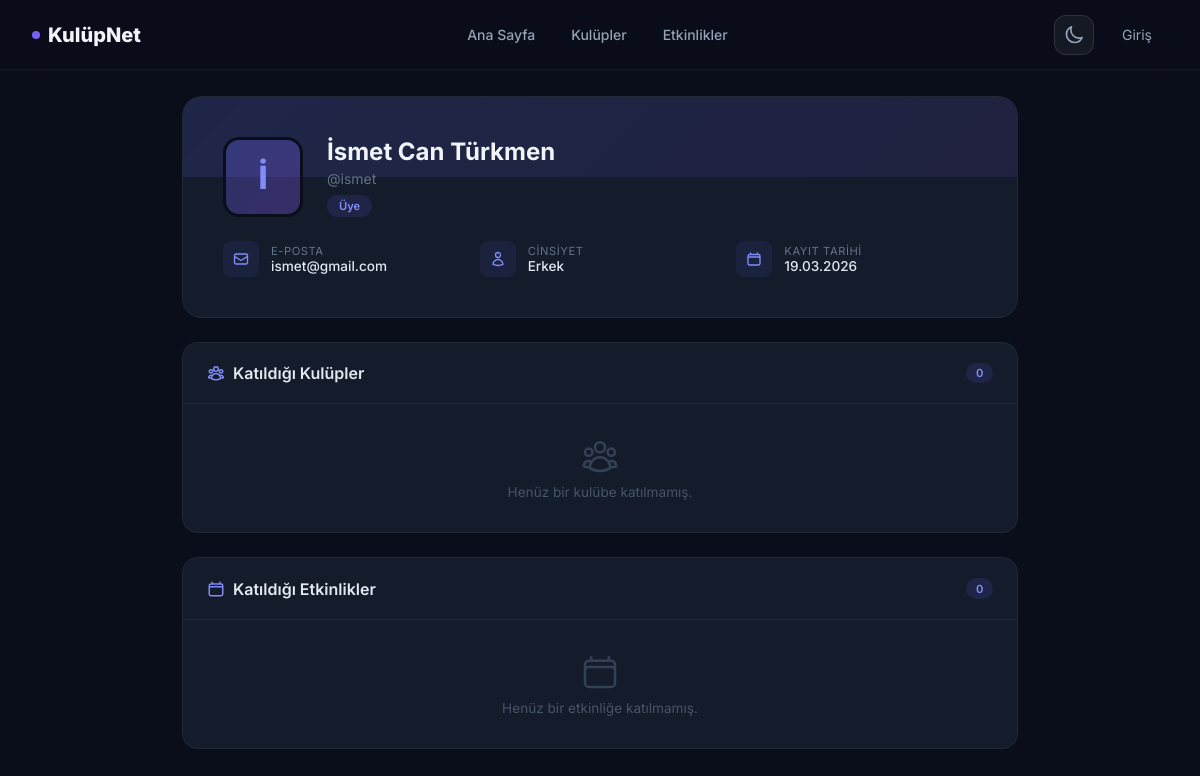
The page /profil.php?id=1 on the database its author committed.
### tables this page shows
CREATE TABLE IF NOT EXISTS kullanicilar (
    id INT AUTO_INCREMENT PRIMARY KEY,
    ad VARCHAR(50) NOT NULL,
    soyad VARCHAR(50) NOT NULL,
    kullanici_adi VARCHAR(50) NOT NULL UNIQUE,
    sifre VARCHAR(255) NOT NULL,
    eposta VARCHAR(100) NOT NULL UNIQUE,
    cinsiyet ENUM('Erkek','Kadin') NOT NULL,
    rol ENUM('Admin','Yetkili','Organizatör','Üye') DEFAULT 'Üye',
    durum ENUM('Aktif', 'Yasakli') DEFAULT 'Aktif',
    gizli_eposta TINYINT(1) DEFAULT 0,
    gizli_kulupler TINYINT(1) DEFAULT 0,
    gizli_etkinlikler TINYINT(1) DEFAULT 0,
    gizli_cinsiyet TINYINT(1) DEFAULT 0,
    kayit_tarihi DATETIME DEFAULT CURRENT_TIMESTAMP
);

### kullanici_auth.php (called while the page is built, shortened)
<?php
function kullanici_giris_kontrol() {
    return isset($_SESSION['kullanici_id']);
}
?>

### profil.php (the view, shortened to what this page needs)
<?php
require_once 'kullanici_auth.php';
$giris_yapildi = kullanici_giris_kontrol();
$profil_id = isset($_GET['id']) ? (int)$_GET['id'] : ($_SESSION['kullanici_id'] ?? 0);
$kendi_profili = $giris_yapildi && $profil_id == $_SESSION['kullanici_id'];
$stmt = $db->prepare("SELECT * FROM kullanicilar WHERE id = ?");
$stmt->execute([$profil_id]);
$kullanici = $stmt->fetch();
$sayfa_kayit_sayisi = 5;
$k_sayfa = isset($_GET['k_sayfa']) ? max(1, (int)$_GET['k_sayfa']) : 1;
$k_offset = ($k_sayfa - 1) * $sayfa_kayit_sayisi;
$toplam_k_stmt = $db->prepare("SELECT COUNT(*) FROM kulup_uyelikleri WHERE kullanici_id = ?");
$toplam_k_stmt->execute([$profil_id]);
$toplam_k = $toplam_k_stmt->fetchColumn();
$stmt = $db->prepare("SELECT ku.*, k.ad as kulup_adi FROM kulup_uyelikleri ku JOIN kulupler k ON ku.kulup_id = k.id WHERE ku.kullanici_id = ? ORDER BY ku.katilma_tarihi DESC LIMIT $sayfa_kayit_sayisi OFFSET $k_offset");
$stmt->execute([$profil_id]);
$kulupler = $stmt->fetchAll();
$e_sayfa = isset($_GET['e_sayfa']) ? max(1, (int)$_GET['e_sayfa']) : 1;
$e_offset = ($e_sayfa - 1) * $sayfa_kayit_sayisi;
$toplam_e_stmt = $db->prepare("SELECT COUNT(*) FROM etkinlik_katilimlari WHERE kullanici_id = ?");
$toplam_e_stmt->execute([$profil_id]);
$toplam_e = $toplam_e_stmt->fetchColumn();
$stmt = $db->prepare("SELECT ek.*, e.baslik, e.tarih, e.konum, k.ad as kulup_adi FROM etkinlik_katilimlari ek JOIN etkinlikler e ON ek.etkinlik_id = e.id LEFT JOIN kulupler k ON e.kulup_id = k.id WHERE ek.kullanici_id = ? ORDER BY e.tarih DESC LIMIT $sayfa_kayit_sayisi OFFSET $e_offset");
$stmt->execute([$profil_id]);
$etkinlikler = $stmt->fetchAll();
$eposta_goster = $kendi_profili || !$kullanici['gizli_eposta'];
$kulupler_goster = $kendi_profili || !$kullanici['gizli_kulupler'];
$etkinlikler_goster = $kendi_profili || !$kullanici['gizli_etkinlikler'];
$cinsiyet_goster = $kendi_profili || !$kullanici['gizli_cinsiyet'];
$rol_renkleri = [
    'Admin' => ['bg' => 'rgba(239,68,68,0.15)', 'color' => '#f87171'],
    'Yetkili' => ['bg' => 'rgba(245,158,11,0.15)', 'color' => '#fbbf24'],
    'Organizatör' => ['bg' => 'rgba(6,182,212,0.15)', 'color' => '#22d3ee'],
    'Üye' => ['bg' => 'rgba(99,102,241,0.15)', 'color' => '#818cf8'],
];
$renk = $rol_renkleri[$kullanici['rol']] ?? $rol_renkleri['Üye'];
?>
<!DOCTYPE html>
<html lang="tr">
<head>
    <link rel="stylesheet" href="content/css/theme.css">
</head>
<body>
    <nav class="navbar">
        <a href="index.php" class="nav-brand"><span class="brand-dot"></span> KulüpNet</a>
        <div class="nav-links">
            <a href="index.php">Ana Sayfa</a>
            <a href="kulupler.php">Kulüpler</a>
            <a href="etkinlikler.php">Etkinlikler</a>
        </div>
        <div class="nav-auth">
            <?php include 'includes/theme_toggle.php'; ?>
            <?php if ($giris_yapildi): ?>
                <div class="user-menu" style="display: flex; align-items: center; gap: 0.75rem;">
                    <?php include 'includes/bildirim.php'; ?>
                    <a href="profil.php" class="user-avatar-nav"><?php echo mb_strtoupper(mb_substr($_SESSION['kullanici_ad'], 0, 1)); ?></a>
                    <a href="profil.php" style="text-decoration:none;"><span class="user-menu-name" style="font-size: 0.875rem; font-weight: 600; color: #e2e8f0;"><?php echo htmlspecialchars($_SESSION['kullanici_ad']); ?></span></a>
                    <a href="ayarlar.php" class="btn-ghost" title="Ayarlar">
                        <svg xmlns="http://www.w3.org/2000/svg" fill="none" viewBox="0 0 24 24" stroke-width="2" stroke="currentColor" style="width:18px;height:18px;">
                            <path stroke-linecap="round" stroke-linejoin="round" d="M9.594 3.94c.09-.542.56-.94 1.11-.94h2.593c.55 0 1.02.398 1.11.94l.213 1.281c.063.374.313.686.645.87.074.04.147.083.22.127.325.196.72.257 1.075.124l1.217-.456a1.125 1.125 0 0 1 1.37.49l1.296 2.247a1.125 1.125 0 0 1-.26 1.431l-1.003.827c-.293.241-.438.613-.43.992a7.723 7.723 0 0 1 0 .255c-.008.378.137.75.43.991l1.004.827c.424.35.534.955.26 1.43l-1.298 2.247a1.125 1.125 0 0 1-1.369.491l-1.217-.456c-.355-.133-.75-.072-1.076.124a6.47 6.47 0 0 1-.22.128c-.331.183-.581.495-.644.869l-.213 1.281c-.09.543-.56.94-1.11.94h-2.594c-.55 0-1.019-.398-1.11-.94l-.213-1.281c-.062-.374-.312-.686-.644-.87a6.52 6.52 0 0 1-.22-.127c-.325-.196-.72-.257-1.076-.124l-1.217.456a1.125 1.125 0 0 1-1.369-.49l-1.297-2.247a1.125 1.125 0 0 1 .26-1.431l1.004-.827c.292-.24.437-.613.43-.991a6.932 6.932 0 0 1 0-.255c.007-.38-.138-.751-.43-.992l-1.004-.827a1.125 1.125 0 0 1-.26-1.43l1.297-2.247a1.125 1.125 0 0 1 1.37-.491l1.216.456c.356.133.751.072 1.076-.124.072-.044.146-.086.22-.128.332-.183.582-.495.644-.869l.214-1.28Z" />
                            <path stroke-linecap="round" stroke-linejoin="round" d="M15 12a3 3 0 1 1-6 0 3 3 0 0 1 6 0Z" />
                        </svg>
                    </a>
                    <a href="cikis.php" class="btn-ghost" title="Çıkış">
                        <svg xmlns="http://www.w3.org/2000/svg" fill="none" viewBox="0 0 24 24" stroke-width="2" stroke="currentColor" style="width:18px;height:18px;">
                            <path stroke-linecap="round" stroke-linejoin="round" d="M15.75 9V5.25A2.25 2.25 0 0 0 13.5 3h-6a2.25 2.25 0 0 0-2.25 2.25v13.5A2.25 2.25 0 0 0 7.5 21h6a2.25 2.25 0 0 0 2.25-2.25V15m3 0 3-3m0 0-3-3m3 3H9" />
                        </svg>
                    </a>
                </div>
            <?php else: ?>
                <a href="giris.php" class="btn-ghost">Giriş</a>
            <?php endif; ?>
        </div>
    </nav>
    <div class="container">
        <div class="profile-header">
            <div class="profile-top">
                <div class="profile-avatar"><?php echo mb_strtoupper(mb_substr($kullanici['ad'], 0, 1)); ?></div>
                <div class="profile-info">
                    <h1><?php echo htmlspecialchars($kullanici['ad'] . ' ' . $kullanici['soyad']); ?></h1>
                    <div class="username">@<?php echo htmlspecialchars($kullanici['kullanici_adi']); ?></div>
                    <div class="profile-badges">
                        <span class="badge" style="background: <?php echo $renk['bg']; ?>; color: <?php echo $renk['color']; ?>;"><?php echo htmlspecialchars($kullanici['rol']); ?></span>
                    </div>
                </div>
            </div>
            <div class="profile-details">
                <?php if ($eposta_goster): ?>
                <div class="detail-item">
                    <div class="detail-icon">
                    </div>
                    <div><div class="detail-label">E-posta</div><div class="detail-value"><?php echo htmlspecialchars($kullanici['eposta']); ?></div></div>
                </div>
                <?php endif; ?>
                <?php if ($cinsiyet_goster): ?>
                <div class="detail-item">
                    <div class="detail-icon">
                    </div>
                    <div><div class="detail-label">Cinsiyet</div><div class="detail-value"><?php echo ($kullanici['cinsiyet'] === 'Kadin') ? 'Kadın' : htmlspecialchars($kullanici['cinsiyet']); ?></div></div>
                </div>
                <?php endif; ?>
                <div class="detail-item">
                    <div class="detail-icon">
                    </div>
                    <div><div class="detail-label">Kayıt Tarihi</div><div class="detail-value"><?php echo date('d.m.Y', strtotime($kullanici['kayit_tarihi'])); ?></div></div>
                </div>
            </div>
        </div>
        <div class="section-card">
            <div class="section-card-header">
                <h2>
                    Katıldığı Kulüpler
                </h2>
                <?php if ($kulupler_goster): ?><span class="count-badge"><?php echo $toplam_k; ?></span><?php endif; ?>
            </div>
            <?php if (!$kulupler_goster): ?>
                <div class="hidden-section">
                    <svg xmlns="http://www.w3.org/2000/svg" fill="none" viewBox="0 0 24 24" stroke-width="2" stroke="currentColor"><path stroke-linecap="round" stroke-linejoin="round" d="M3.98 8.223A10.477 10.477 0 0 0 1.934 12C3.226 16.338 7.244 19.5 12 19.5c.993 0 1.953-.138 2.863-.395M6.228 6.228A10.451 10.451 0 0 1 12 4.5c4.756 0 8.773 3.162 10.065 7.498a10.522 10.522 0 0 1-4.293 5.774M6.228 6.228 3 3m3.228 3.228 3.65 3.65m7.894 7.894L21 21m-3.228-3.228-3.65-3.65m0 0a3 3 0 1 0-4.243-4.243m4.242 4.242L9.88 9.88" /></svg>
                    <p>Bu bilgi gizlenmiş.</p>
                </div>
            <?php elseif (empty($kulupler)): ?>
                <div class="empty-section">
                    <p>Henüz bir kulübe katılmamış.</p>
                </div>
            <?php endif; ?>
        </div>
        <div class="section-card">
            <div class="section-card-header">
                <h2>
                    Katıldığı Etkinlikler
                </h2>
                <?php if ($etkinlikler_goster): ?><span class="count-badge"><?php echo $toplam_e; ?></span><?php endif; ?>
            </div>
            <?php if (!$etkinlikler_goster): ?>
                <div class="hidden-section">
                    <svg xmlns="http://www.w3.org/2000/svg" fill="none" viewBox="0 0 24 24" stroke-width="2" stroke="currentColor"><path stroke-linecap="round" stroke-linejoin="round" d="M3.98 8.223A10.477 10.477 0 0 0 1.934 12C3.226 16.338 7.244 19.5 12 19.5c.993 0 1.953-.138 2.863-.395M6.228 6.228A10.451 10.451 0 0 1 12 4.5c4.756 0 8.773 3.162 10.065 7.498a10.522 10.522 0 0 1-4.293 5.774M6.228 6.228 3 3m3.228 3.228 3.65 3.65m7.894 7.894L21 21m-3.228-3.228-3.65-3.65m0 0a3 3 0 1 0-4.243-4.243m4.242 4.242L9.88 9.88" /></svg>
                    <p>Bu bilgi gizlenmiş.</p>
                </div>
            <?php elseif (empty($etkinlikler)): ?>
                <div class="empty-section">
                    <p>Henüz bir etkinliğe katılmamış.</p>
                </div>
            <?php endif; ?>
        </div>
    </div>
</body>
</html>

### content/css/theme.css (style rules this page uses)
body, .navbar, .card, .event-card, .meeting-card, .club-card, .section-card, .form-card, .stat-item, .calendar-card, .compact-event-card, .site-footer, .search-input, .event-modal, .modal-header, .modal-event-item, .theme-toggle, .page-btn, .page-link, .profile-header, .settings-section, .tabs, .detail-card, .announcement-card, .login-prompt, .list-item { transition: background-color 0.3s ease, color 0.3s ease, border-color 0.3s ease, box-shadow 0.3s ease; }

### rows shown on the page
kullanicilar: ad "İ", ad+soyad "İsmet Can Türkmen", kullanici_adi "ismet", rol "Üye", eposta "ismet@gmail.com", cinsiyet "Erkek", kayit_tarihi "19.03.2026"

### other values the page prints
$toplam_k "0"
$toplam_e "0"
